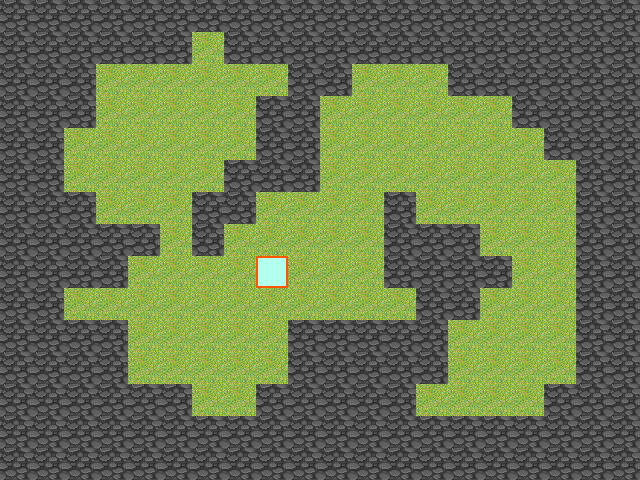

Below is a game level as drawn by its tile map, then a one-line description and the .tmx that defines it (tile-layer data replaced by summaries):
An orthogonal 20x15 tile map with 32x32 px tiles, 3 tile layers (Background, Decoration, SolidObjects), 3 tilesets.

<map version="1.0" orientation="orthogonal" width="20" height="15" tilewidth="32" tileheight="32">
 <tileset firstgid="1" name="Rock" tilewidth="32" tileheight="32">
  <image source="../sprites/Graphics/Autotiles/066-CF_Ground03.png" width="96" height="128" />
 </tileset>
 <tileset firstgid="13" name="Grass" tilewidth="32" tileheight="32">
  <image source="../sprites/Graphics/Autotiles/003-G_Ground01.png" width="96" height="128" />
 </tileset>
 <tileset firstgid="25" name="Player" tilewidth="32" tileheight="32">
  <image source="../sprites/Graphics/Autotiles/TestingTile.png" width="32" height="32" />
 </tileset>
 <layer name="Background" width="20" height="15">
  <properties>
   <property name="type" value="0" />
  </properties>
  <data>[300 cells, 300 non-empty, 1 distinct tile ids]</data>
 </layer>
 <layer name="Decoration" width="20" height="15">
  <properties>
   <property name="type" value="0" />
  </properties>
  <data>[300 cells, 0 non-empty, 0 distinct tile ids]</data>
 </layer>
 <layer name="SolidObjects" width="20" height="15">
  <properties>
   <property name="collision" value="true" />
  </properties>
  <data>[300 cells, 185 non-empty, 2 distinct tile ids]</data>
 </layer>
</map>
